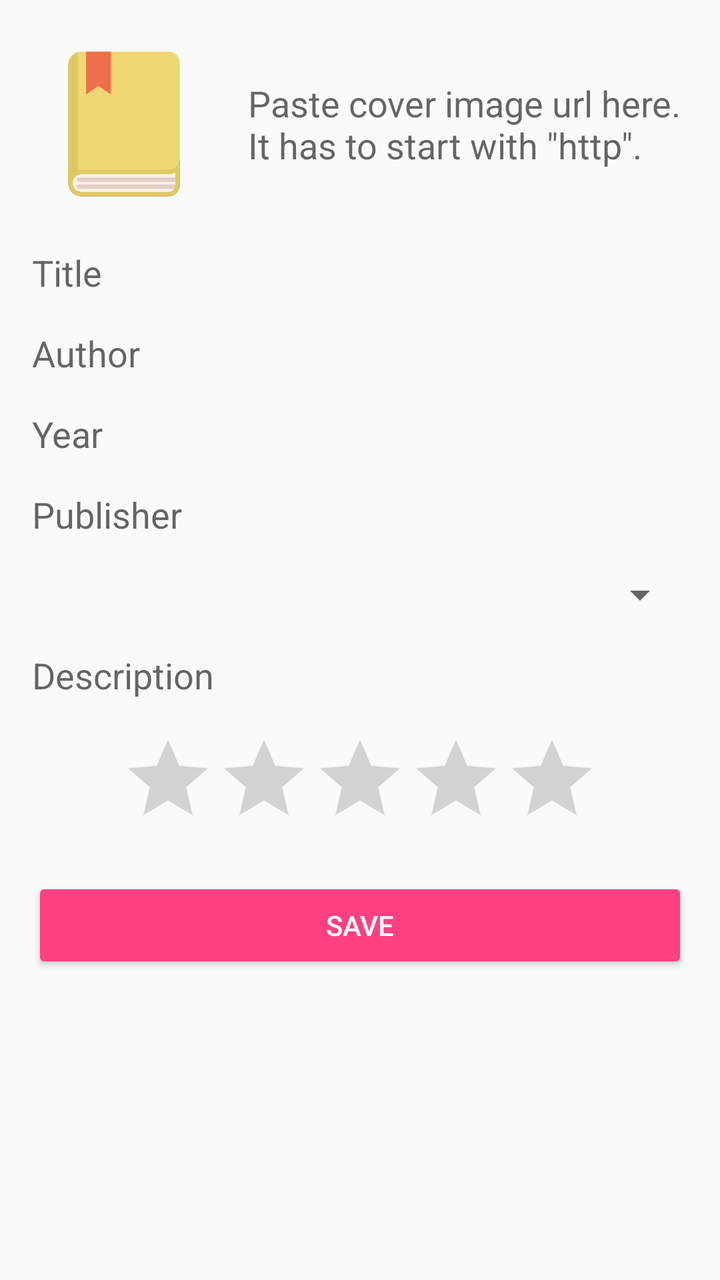
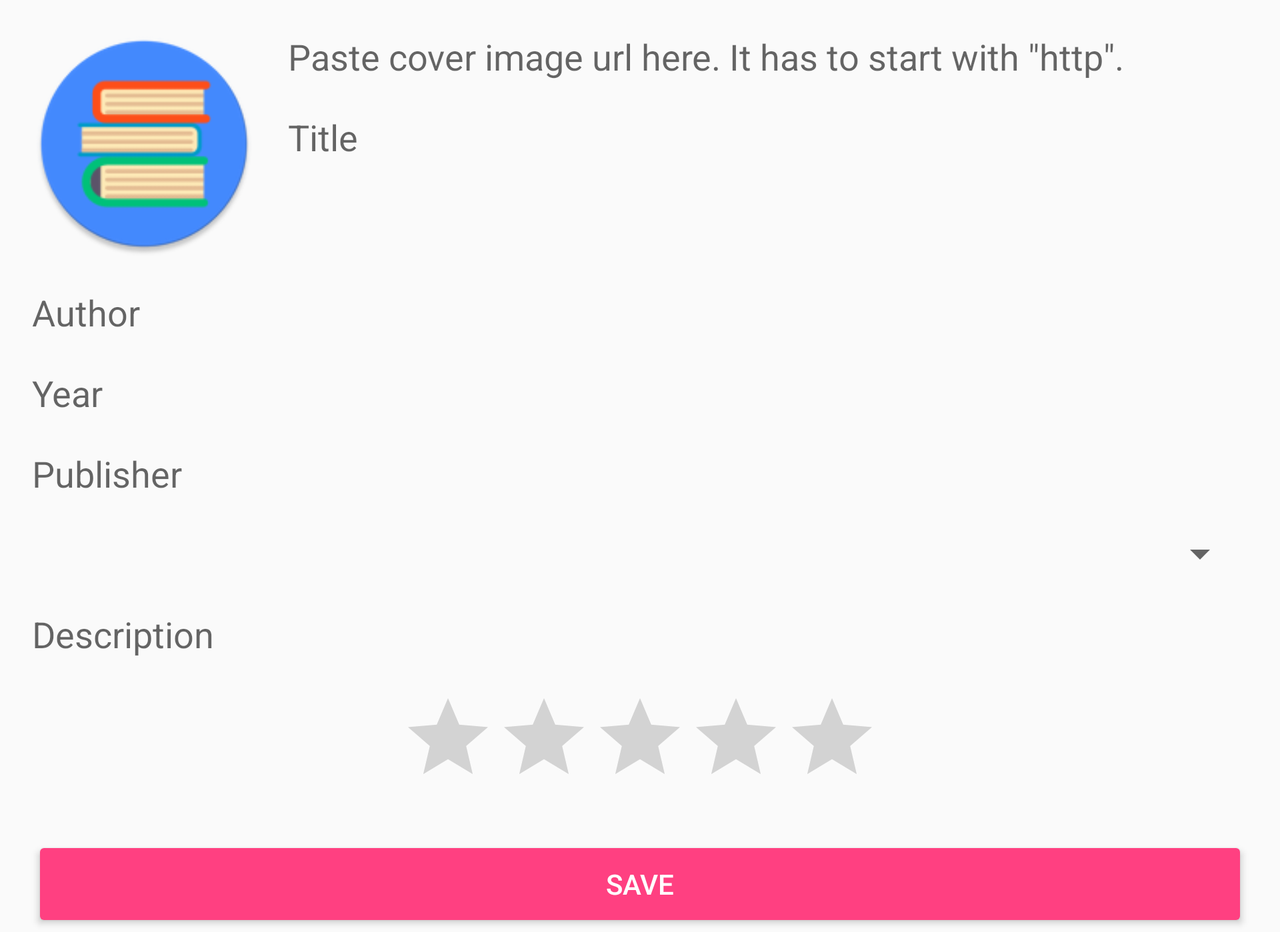

First picture: res/layout/ on a phone held upright. Second picture: the repository's own variant of that layout, on a device whose configuration matches the variant's folder. Source for both follows.
<!-- AndroidManifest.xml: application theme AppTheme -->
<!-- res/layout/activity_save_book.xml -->
<?xml version="1.0" encoding="utf-8"?>
<ScrollView
    xmlns:android="http://schemas.android.com/apk/res/android"
    xmlns:app="http://schemas.android.com/apk/res-auto"
    android:id="@+id/scroll"
    android:layout_width="match_parent"
    android:layout_height="match_parent"
    android:fillViewport="true">

    <android.support.constraint.ConstraintLayout
        xmlns:android="http://schemas.android.com/apk/res/android"
        xmlns:app="http://schemas.android.com/apk/res-auto"
        android:id="@+id/addBookConstraintLayout"
        android:layout_width="match_parent"
        android:layout_height="wrap_content">

        <ImageView
            android:id="@+id/coverImageView"
            android:layout_width="0dp"
            android:layout_height="wrap_content"
            android:adjustViewBounds="true"
            android:scaleType="fitCenter"
            app:layout_constraintEnd_toStartOf="@+id/guidelineCover"
            app:layout_constraintHorizontal_bias="0.0"
            app:layout_constraintStart_toStartOf="@+id/guidelineLeft"
            app:layout_constraintTop_toTopOf="@+id/guidelineTop"
            app:srcCompat="@drawable/ic_book"/>

        <EditText
            android:id="@+id/coverImageUrlEditText"
            android:layout_width="0dp"
            android:layout_height="0dp"
            android:layout_marginLeft="@dimen/spacing_normal"
            android:background="@android:color/transparent"
            android:hint="@string/cover_imageUrl_hint"
            android:imeOptions="actionNext"
            android:inputType="textUri|textMultiLine"
            app:layout_constraintBottom_toBottomOf="@+id/coverImageView"
            app:layout_constraintEnd_toStartOf="@+id/guidelineRight"
            app:layout_constraintHorizontal_bias="0.0"
            app:layout_constraintStart_toEndOf="@+id/coverImageView"
            app:layout_constraintTop_toTopOf="@+id/coverImageView"/>

        <EditText
            android:id="@+id/titleEditText"
            android:layout_width="0dp"
            android:layout_height="wrap_content"
            android:layout_marginTop="@dimen/spacing_normal"
            android:background="@android:color/transparent"
            android:hint="@string/book_title_hint"
            android:imeOptions="actionNext"
            android:inputType="text"
            app:layout_constraintEnd_toStartOf="@+id/guidelineRight"
            app:layout_constraintStart_toStartOf="@+id/guidelineLeft"
            app:layout_constraintTop_toBottomOf="@+id/coverImageView"/>

        <EditText
            android:id="@+id/authorEditText"
            android:layout_width="0dp"
            android:layout_height="wrap_content"
            android:layout_marginTop="@dimen/spacing_normal"
            android:background="@android:color/transparent"
            android:hint="@string/book_author_hint"
            android:imeOptions="actionNext"
            android:inputType="text"
            app:layout_constraintEnd_toStartOf="@+id/guidelineRight"
            app:layout_constraintStart_toStartOf="@+id/guidelineLeft"
            app:layout_constraintTop_toBottomOf="@+id/titleEditText"/>

        <EditText
            android:id="@+id/yearEditText"
            android:layout_width="0dp"
            android:layout_height="wrap_content"
            android:layout_marginTop="@dimen/spacing_normal"
            android:background="@android:color/transparent"
            android:hint="@string/year"
            android:imeOptions="actionNext"
            android:inputType="text"
            app:layout_constraintEnd_toStartOf="@+id/guidelineRight"
            app:layout_constraintStart_toStartOf="@+id/guidelineLeft"
            app:layout_constraintTop_toBottomOf="@+id/authorEditText"/>

        <EditText
            android:id="@+id/publisherEditText"
            android:layout_width="0dp"
            android:layout_height="wrap_content"
            android:layout_marginTop="@dimen/spacing_normal"
            android:background="@android:color/transparent"
            android:hint="@string/publisher"
            android:imeOptions="actionNext"
            android:inputType="text"
            app:layout_constraintEnd_toStartOf="@+id/guidelineRight"
            app:layout_constraintStart_toStartOf="@+id/guidelineLeft"
            app:layout_constraintTop_toBottomOf="@+id/yearEditText"/>

        <Spinner
            android:id="@+id/categorySpinner"
            android:layout_width="0dp"
            android:layout_height="wrap_content"
            android:layout_marginTop="@dimen/spacing_normal"
            app:layout_constraintEnd_toStartOf="@+id/guidelineRight"
            app:layout_constraintStart_toStartOf="@+id/guidelineLeft"
            app:layout_constraintTop_toBottomOf="@+id/publisherEditText"/>


        <EditText
            android:id="@+id/descriptionEditText"
            android:layout_width="0dp"
            android:layout_height="wrap_content"
            android:layout_marginTop="@dimen/spacing_normal"
            android:background="@android:color/transparent"
            android:gravity="top"
            android:hint="@string/book_description_hint"
            android:imeOptions="actionDone"
            android:inputType="textMultiLine"
            app:layout_constraintEnd_toStartOf="@+id/guidelineRight"
            app:layout_constraintStart_toStartOf="@+id/guidelineLeft"
            app:layout_constraintTop_toBottomOf="@+id/categorySpinner"/>

        <RatingBar
            android:id="@+id/ratingBar"
            android:layout_width="wrap_content"
            android:layout_height="wrap_content"
            android:layout_marginTop="@dimen/spacing_normal"
            app:layout_constraintEnd_toStartOf="@+id/guidelineRight"
            app:layout_constraintStart_toStartOf="@+id/guidelineLeft"
            app:layout_constraintTop_toBottomOf="@+id/descriptionEditText"/>

        <Button
            android:id="@+id/saveButton"
            style="@style/AccentColoredButton"
            android:layout_width="0dp"
            android:layout_height="wrap_content"
            android:layout_marginTop="@dimen/spacing_normal"
            android:text="@string/book_add"
            app:layout_constraintEnd_toStartOf="@+id/guidelineRight"
            app:layout_constraintLeft_toLeftOf="parent"
            app:layout_constraintRight_toRightOf="parent"
            app:layout_constraintStart_toStartOf="@+id/guidelineLeft"
            app:layout_constraintTop_toBottomOf="@id/ratingBar"/>

        <android.support.constraint.Guideline
            android:id="@+id/guidelineLeft"
            android:layout_width="wrap_content"
            android:layout_height="wrap_content"
            android:orientation="vertical"
            app:layout_constraintGuide_begin="@dimen/spacing_normal"/>

        <android.support.constraint.Guideline
            android:id="@+id/guidelineRight"
            android:layout_width="wrap_content"
            android:layout_height="wrap_content"
            android:orientation="vertical"
            app:layout_constraintGuide_end="@dimen/spacing_normal"/>

        <android.support.constraint.Guideline
            android:id="@+id/guidelineTop"
            android:layout_width="wrap_content"
            android:layout_height="wrap_content"
            android:orientation="horizontal"
            app:layout_constraintGuide_begin="@dimen/spacing_normal"/>

        <android.support.constraint.Guideline
            android:id="@+id/guidelineBottom"
            android:layout_width="wrap_content"
            android:layout_height="wrap_content"
            android:orientation="horizontal"
            app:layout_constraintGuide_end="@dimen/spacing_normal"/>

        <android.support.constraint.Guideline
            android:id="@+id/guidelineCover"
            android:layout_width="wrap_content"
            android:layout_height="wrap_content"
            android:orientation="vertical"
            app:layout_constraintGuide_percent="0.3"/>
    </android.support.constraint.ConstraintLayout>
</ScrollView>
<!-- resources referenced by this layout -->
<resources>
  <dimen name="spacing_normal">16dp</dimen>
  <!-- drawable ic_book: vector/xml drawable (drawable, 2400 chars, omitted) -->
  <string name="book_add">Save</string>
  <string name="book_author_hint">Author</string>
  <string name="book_description_hint">Description</string>
  <string name="book_title_hint">Title</string>
  <string name="cover_imageUrl_hint">Paste cover image url here. It has to start with \"http\".</string>
  <string name="publisher">Publisher</string>
  <string name="year">Year</string>
  <style name="AccentColoredButton" parent="Base.Widget.AppCompat.Button.Colored" />
  <style name="AppTheme" parent="Theme.AppCompat.Light.DarkActionBar">
          
          <item name="colorPrimary">@color/colorPrimary</item>
          <item name="colorPrimaryDark">@color/colorPrimaryDark</item>
          <item name="colorAccent">@color/colorAccent</item>
      </style>
  <color name="colorPrimary">#3f51b5</color>
  <color name="colorPrimaryDark">#002984</color>
  <color name="colorAccent">#FF4081</color>
</resources>
<!-- res/layout-land/activity_save_book.xml (the repository's variant of the layout above) -->
<!-- drawn on the phone turned sideways -->
<?xml version="1.0" encoding="utf-8"?>
<ScrollView xmlns:android="http://schemas.android.com/apk/res/android"
    xmlns:app="http://schemas.android.com/apk/res-auto"
    android:id="@+id/scroll"
    android:layout_width="match_parent"
    android:layout_height="match_parent"
    android:fillViewport="true">

    <android.support.constraint.ConstraintLayout xmlns:android="http://schemas.android.com/apk/res/android"
        xmlns:app="http://schemas.android.com/apk/res-auto"
        android:id="@+id/addBookConstraintLayout"
        android:layout_width="match_parent"
        android:layout_height="match_parent">

        <ImageView
            android:id="@+id/coverImageView"
            android:layout_width="0dp"
            android:layout_height="wrap_content"
            android:adjustViewBounds="true"
            android:scaleType="fitCenter"
            app:layout_constraintEnd_toStartOf="@id/guidelineCover"
            app:layout_constraintStart_toStartOf="@+id/guidelineLeft"
            app:layout_constraintTop_toTopOf="@+id/guidelineTop"
            app:srcCompat="@mipmap/ic_launcher" />

        <EditText
            android:id="@+id/coverImageUrlEditText"
            android:layout_width="0dp"
            android:layout_height="wrap_content"
            android:layout_marginLeft="@dimen/spacing_normal"
            android:background="@android:color/transparent"
            android:hint="@string/cover_imageUrl_hint"
            android:imeOptions="actionNext"
            android:inputType="textUri|textMultiLine"
            app:layout_constraintEnd_toStartOf="@+id/guidelineRight"
            app:layout_constraintHorizontal_bias="0.0"
            app:layout_constraintStart_toEndOf="@+id/coverImageView"
            app:layout_constraintTop_toTopOf="@+id/coverImageView" />

        <EditText
            android:id="@+id/titleEditText"
            android:layout_width="0dp"
            android:layout_height="wrap_content"
            android:layout_marginLeft="@dimen/spacing_normal"
            android:layout_marginTop="@dimen/spacing_normal"
            android:background="@android:color/transparent"
            android:hint="@string/book_title_hint"
            android:imeOptions="actionNext"
            android:inputType="text"
            app:layout_constraintEnd_toStartOf="@+id/guidelineRight"
            app:layout_constraintStart_toEndOf="@+id/coverImageView"
            app:layout_constraintTop_toBottomOf="@+id/coverImageUrlEditText" />

        <EditText
            android:id="@+id/authorEditText"
            android:layout_width="0dp"
            android:layout_height="wrap_content"
            android:layout_marginTop="@dimen/spacing_normal"
            android:background="@android:color/transparent"
            android:hint="@string/book_author_hint"
            android:imeOptions="actionNext"
            android:inputType="text"
            app:layout_constraintEnd_toStartOf="@+id/guidelineRight"
            app:layout_constraintStart_toEndOf="@+id/guidelineLeft"
            app:layout_constraintTop_toBottomOf="@+id/topBarrier" />

        <EditText
            android:id="@+id/yearEditText"
            android:layout_width="0dp"
            android:layout_height="wrap_content"
            android:layout_marginTop="@dimen/spacing_normal"
            android:background="@android:color/transparent"
            android:hint="@string/year"
            android:imeOptions="actionNext"
            android:inputType="text"
            app:layout_constraintEnd_toStartOf="@+id/guidelineRight"
            app:layout_constraintStart_toStartOf="@+id/guidelineLeft"
            app:layout_constraintTop_toBottomOf="@+id/authorEditText" />

        <EditText
            android:id="@+id/publisherEditText"
            android:layout_width="0dp"
            android:layout_height="wrap_content"
            android:layout_marginTop="@dimen/spacing_normal"
            android:background="@android:color/transparent"
            android:hint="@string/publisher"
            android:imeOptions="actionNext"
            android:inputType="text"
            app:layout_constraintEnd_toStartOf="@+id/guidelineRight"
            app:layout_constraintStart_toStartOf="@+id/guidelineLeft"
            app:layout_constraintTop_toBottomOf="@+id/yearEditText"/>

        <Spinner
            android:id="@+id/categorySpinner"
            android:layout_width="0dp"
            android:layout_height="wrap_content"
            android:layout_marginTop="@dimen/spacing_normal"
            app:layout_constraintEnd_toStartOf="@+id/guidelineRight"
            app:layout_constraintStart_toStartOf="@+id/guidelineLeft"
            app:layout_constraintTop_toBottomOf="@+id/publisherEditText" />

        <EditText
            android:id="@+id/descriptionEditText"
            android:layout_width="0dp"
            android:layout_height="wrap_content"
            android:layout_marginTop="@dimen/spacing_normal"
            android:background="@android:color/transparent"
            android:gravity="top"
            android:hint="@string/book_description_hint"
            android:imeOptions="actionDone"
            android:inputType="textMultiLine"
            app:layout_constraintEnd_toStartOf="@+id/guidelineRight"
            app:layout_constraintStart_toStartOf="@+id/guidelineLeft"
            app:layout_constraintTop_toBottomOf="@+id/categorySpinner" />

        <RatingBar
            android:id="@+id/ratingBar"
            android:layout_width="wrap_content"
            android:layout_height="wrap_content"
            android:layout_marginTop="@dimen/spacing_normal"
            app:layout_constraintEnd_toStartOf="@+id/guidelineRight"
            app:layout_constraintStart_toStartOf="@+id/guidelineLeft"
            app:layout_constraintTop_toBottomOf="@+id/descriptionEditText"/>

        <Button
            android:id="@+id/saveButton"
            style="@style/AccentColoredButton"
            android:layout_width="0dp"
            android:layout_height="wrap_content"
            android:layout_marginTop="@dimen/spacing_normal"
            android:text="@string/book_add"
            app:layout_constraintEnd_toStartOf="@+id/guidelineRight"
            app:layout_constraintLeft_toLeftOf="@id/guidelineLeft"
            app:layout_constraintRight_toRightOf="@id/guidelineRight"
            app:layout_constraintStart_toStartOf="@+id/guidelineLeft"
            app:layout_constraintTop_toBottomOf="@id/ratingBar" />

        <android.support.constraint.Guideline
            android:id="@+id/guidelineLeft"
            android:layout_width="wrap_content"
            android:layout_height="wrap_content"
            android:orientation="vertical"
            app:layout_constraintGuide_begin="@dimen/spacing_normal" />

        <android.support.constraint.Guideline
            android:id="@+id/guidelineRight"
            android:layout_width="wrap_content"
            android:layout_height="wrap_content"
            android:orientation="vertical"
            app:layout_constraintGuide_end="@dimen/spacing_normal" />

        <android.support.constraint.Guideline
            android:id="@+id/guidelineTop"
            android:layout_width="wrap_content"
            android:layout_height="wrap_content"
            android:orientation="horizontal"
            app:layout_constraintGuide_begin="@dimen/spacing_normal" />

        <android.support.constraint.Guideline
            android:id="@+id/guidelineBottom"
            android:layout_width="wrap_content"
            android:layout_height="wrap_content"
            android:orientation="horizontal"
            app:layout_constraintGuide_end="@dimen/spacing_normal" />

        <android.support.constraint.Guideline
            android:id="@+id/guidelineCover"
            android:layout_width="wrap_content"
            android:layout_height="wrap_content"
            android:orientation="vertical"
            app:layout_constraintGuide_percent="0.2" />

        <android.support.constraint.Barrier
            android:id="@+id/topBarrier"
            android:layout_width="wrap_content"
            android:layout_height="wrap_content"
            app:barrierDirection="bottom"
            app:constraint_referenced_ids="coverImageView,titleEditText" />
    </android.support.constraint.ConstraintLayout>
</ScrollView>
<!-- resources referenced by the variant -->
<!-- as the phone turned sideways resolves them -->
<resources>
  <dimen name="spacing_normal">16dp</dimen>
  <!-- mipmap ic_launcher: png bitmap (mipmap-hdpi, 3696 bytes) -->
  <string name="book_add">Save</string>
  <string name="book_author_hint">Author</string>
  <string name="book_description_hint">Description</string>
  <string name="book_title_hint">Title</string>
  <string name="cover_imageUrl_hint">Paste cover image url here. It has to start with \"http\".</string>
  <string name="publisher">Publisher</string>
  <string name="year">Year</string>
  <style name="AccentColoredButton" parent="Base.Widget.AppCompat.Button.Colored" />
  <style name="AppTheme" parent="Theme.AppCompat.Light.DarkActionBar">
          
          <item name="colorPrimary">@color/colorPrimary</item>
          <item name="colorPrimaryDark">@color/colorPrimaryDark</item>
          <item name="colorAccent">@color/colorAccent</item>
      </style>
  <color name="colorPrimary">#3f51b5</color>
  <color name="colorPrimaryDark">#002984</color>
  <color name="colorAccent">#FF4081</color>
</resources>
